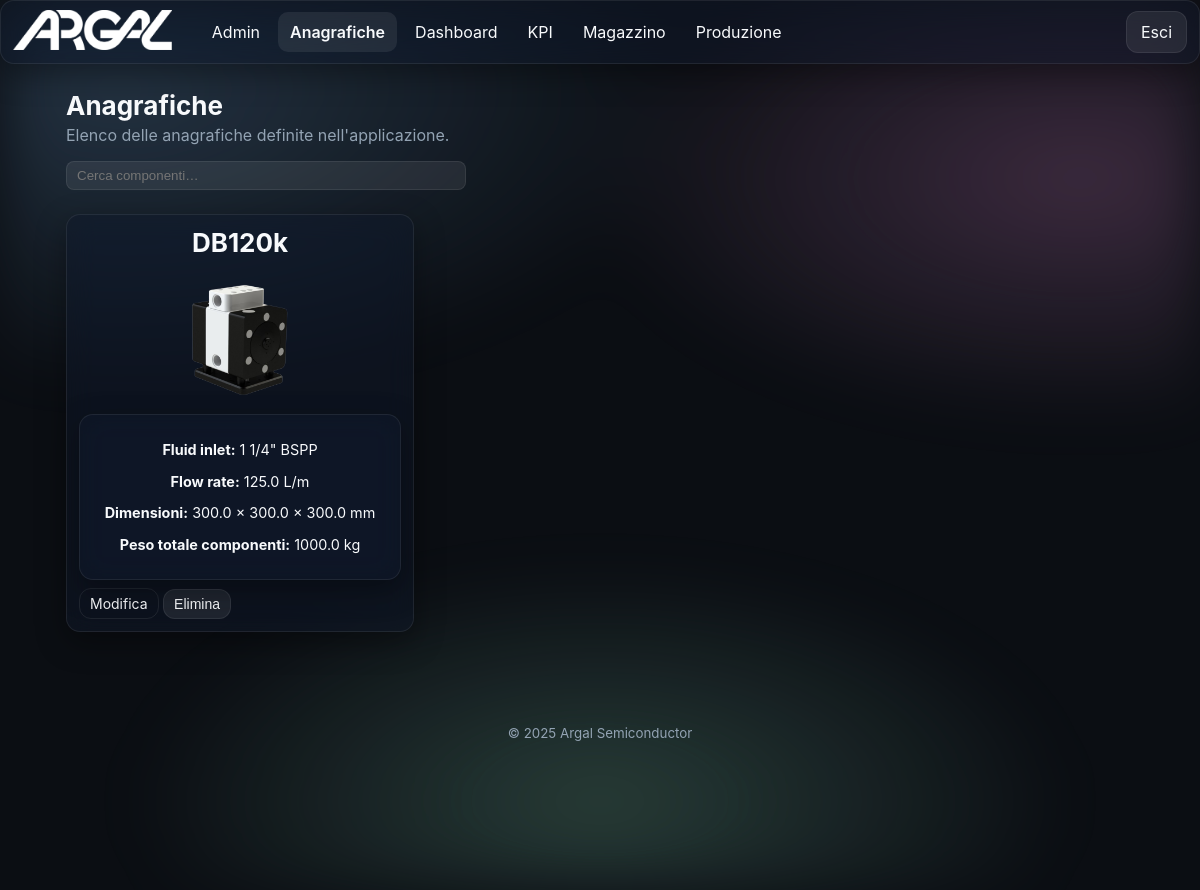
/products/ (signed in), run on an earlier commit of the app's database.
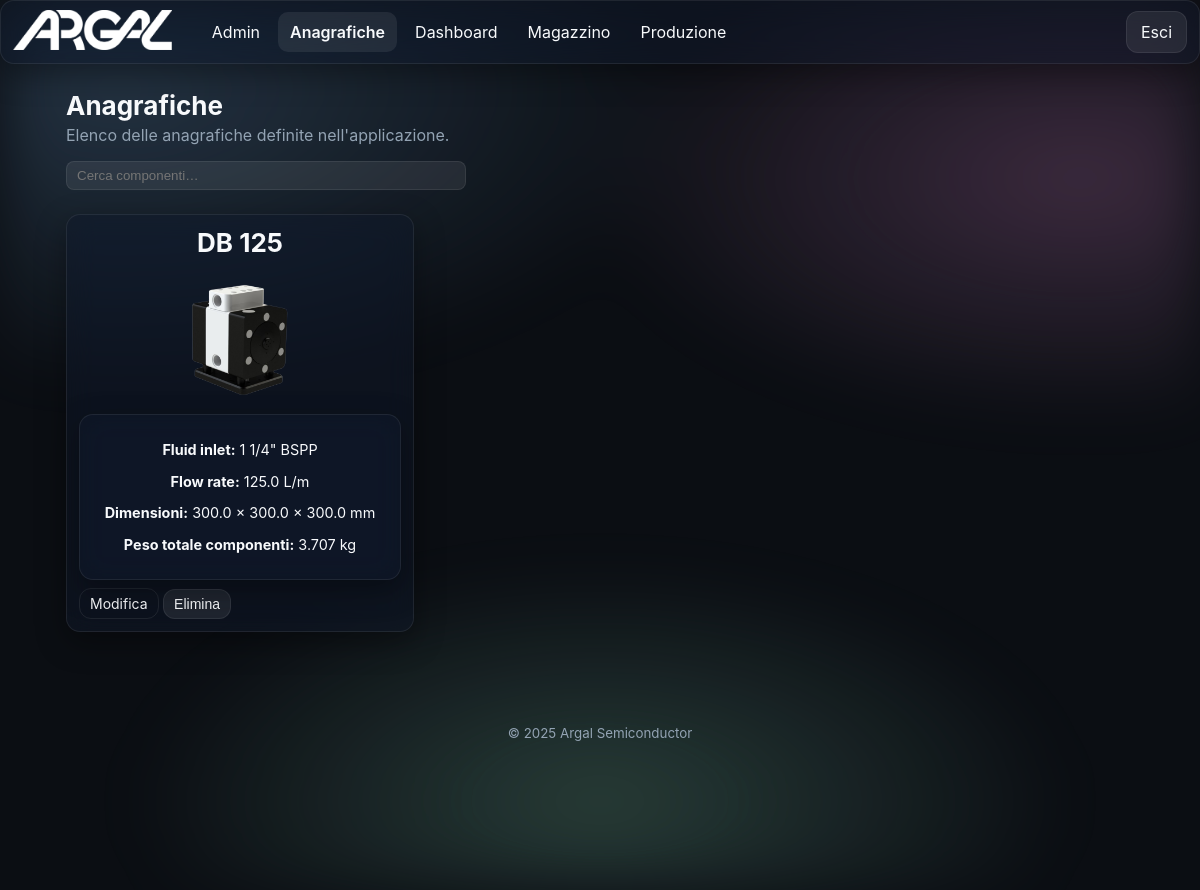
And on a later commit of the database.
### app/models.py (models this page shows)
class TimestampMixin(db.Model):
    __abstract__ = True
    created_at = db.Column(db.DateTime, default=datetime.utcnow)
    updated_at = db.Column(db.DateTime, default=datetime.utcnow, onupdate=datetime.utcnow)

class Module(TimestampMixin):
    __tablename__ = 'modules'
    id = db.Column(db.Integer, primary_key=True)
    name = db.Column(db.String(100), unique=True, nullable=False)
    slug = db.Column(db.String(100), unique=True, nullable=False)
    endpoint = db.Column(db.String(120), unique=True, nullable=False)
    enabled = db.Column(db.Boolean, default=True)
    icon = db.Column(db.String(100), default='cube')

class Product(TimestampMixin):
    __tablename__ = 'products'
    id = db.Column(db.Integer, primary_key=True)
    name = db.Column(db.String(200), nullable=False)
    description = db.Column(db.Text)
    revision = db.Column(db.Integer, default=1)
    revisionabile = db.Column(db.Boolean, default=False)
    image_filename = db.Column(db.String(200))
    flow_rate = db.Column(db.Float)
    max_pressure = db.Column(db.Float)
    dimension_x = db.Column(db.Float)
    dimension_y = db.Column(db.Float)
    dimension_z = db.Column(db.Float)
    quantity_in_stock = db.Column(db.Float, default=0)
    curve_image_filename = db.Column(db.String(200))
    fluid_in_let = db.Column(db.String(50))
    layer_in_lett = db.Column(db.String(50))
    noise = db.Column(db.Float)
    max_pressure_from = db.Column(db.Float)
    max_pressure_to = db.Column(db.Float)
    components = db.relationship('ProductComponent', backref='product', cascade='all, delete-orphan')
    bom_children = db.relationship('BOMLine',
                                   foreign_keys='BOMLine.padre_id',
                                   backref='padre',
                                   cascade='all, delete-orphan')
    bom_parents = db.relationship('BOMLine',
                                  foreign_keys='BOMLine.figlio_id',
                                  backref='figlio',
                                  cascade='all, delete-orphan')
    custom_values = db.relationship('CustomValue',
                                    primaryjoin="Product.id==CustomValue.product_id",
                                    backref='product',
                                    cascade='all, delete-orphan')

### app/blueprints/products/routes.py (the view)
@products_bp.route('/')
@login_required
def index():
    products = Product.query.order_by(Product.created_at.desc()).all()
    for p in products:
        total_weight = 0.0
        for comp in p.components:
            comp_weight = None
            try:
                if getattr(comp, 'component_master', None) and comp.component_master and comp.component_master.weight is not None:
                    comp_weight = comp.component_master.weight
                elif comp.weight is not None:
                    comp_weight = comp.weight
            except Exception:
                comp_weight = comp.weight if hasattr(comp, 'weight') else None
            if comp_weight is not None and comp.quantity is not None:
                try:
                    total_weight += float(comp_weight) * (comp.quantity or 0)
                except Exception:
                    pass
        p.total_weight = total_weight
    return render_template('products/index.html', products=products)

### app/models.py (called while the page is built)
@login_manager.user_loader
def load_user(user_id):
    try:
        return User.query.get(int(user_id))
    except Exception:
        return None

### app/templates/products/index.html (shortened to what this page needs)
{% extends 'base.html' %}
{% block content %}
<section class="section">
  <h2 class="section-title">Anagrafiche</h2>
  <p class="section-subtitle">Elenco delle anagrafiche definite nell'applicazione.</p>
  <div style="margin-top:12px; margin-bottom:12px;">
    <form id="product-search-form" class="product-search" style="max-width:400px; margin:0; position:relative;">
      <input id="product-search-input" type="search" placeholder="Cerca componenti…" autocomplete="off" style="width:100%; padding:6px 10px; border-radius:8px; border:1px solid var(--glass-stroke); background: var(--card); color: var(--text);">
    </form>
  </div>
  <div style="height:12px;"></div>
  {% if products|length == 0 %}
    <p class="muted">Nessun prodotto presente.</p>
  {% else %}
    <div class="grid grid-3" style="gap:12px;">
      {% for p in products %}
      <div class="card glass product-card" data-url="{{ url_for('products.detail', id=p.id) }}" style="padding:12px; cursor:pointer; min-height:300px;">
        <h3 class="section-title" style="margin:0 0 8px 0; text-align:center; width:100%; display:block;">{{ p.name }}</h3>
        <div style="height:140px; display:flex; align-items:center; justify-content:center; margin-bottom:8px;">
          {% if p.image_filename %}
            <img loading="lazy" src="{{ url_for('static', filename='uploads/' + p.image_filename) }}" alt="{{ p.name }}" style="max-width:100%; max-height:100%;">
          {% else %}
            <img src="{{ url_for('static', filename='img/gear.svg') }}" alt="{{ p.name }}" style="max-width:100%; max-height:100%; object-fit:contain; filter: invert(1); opacity:0.7;">
          {% endif %}
        </div>
        <div class="product-specs glass" style="padding:12px; margin-top:8px; text-align:center; font-size:0.9em;">
          <p><strong>Fluid inlet:</strong>
            {% if p.fluid_in_let %}
              {{ p.fluid_in_let }} BSPP
            {% else %}
              —
            {% endif %}
          </p>
          <p><strong>Flow rate:</strong>
            {% if p.flow_rate is not none %}
              {{ p.flow_rate }} L/m
            {% else %}
              —
            {% endif %}
          </p>
          <p><strong>Dimensioni:</strong>
            {% if p.dimension_x is not none or p.dimension_y is not none or p.dimension_z is not none %}
              {{ p.dimension_x if p.dimension_x is not none else '—' }} × {{ p.dimension_y if p.dimension_y is not none else '—' }} × {{ p.dimension_z if p.dimension_z is not none else '—' }} mm
            {% else %}
              —
            {% endif %}
          </p>
          <p><strong>Peso totale componenti:</strong> {% if p.total_weight %}{{ p.total_weight|round(3) }} kg{% else %}—{% endif %}</p>
        </div>
        <div style="margin-top:8px;">
          <a class="btn ghost small prevent-card-open" href="{{ url_for('products.edit', id=p.id) }}">Modifica</a>
          <form method="post" action="{{ url_for('products.delete', id=p.id) }}" style="display:inline;" class="prevent-card-open">
            <button class="btn danger small" type="submit" onclick="return confirm('Eliminare questo prodotto?');">Elimina</button>
          </form>
        </div>
      </div>
      {% endfor %}
    </div>
  {% endif %}
</section>
{% endblock %}

### app/templates/base.html (shortened to what this page needs)
<!doctype html>
<html lang="it" data-theme="dark">
<head>
  <link rel="stylesheet" href="{{ url_for('static', filename='css/styles.css') }}">
</head>
<body>
  <div class="bg-aurora"></div>
  {% if current_user.is_authenticated and not embedded %}
  <header class="app-header glass">
    <div class="brand">
      <a href="{{ url_for('dashboard.index') }}" class="brand-link" style="display:inline-block;">
        <img src="{{ url_for('static', filename='img/logo.png') }}" alt="Logo" class="logo">
      </a>
    </div>
    <nav class="nav-desktop">
      {% set cur_ep = request.endpoint or '' %}
      {% set detected_bp = (cur_ep.split('.')|first) %}
      {% set forced_bp = None %}
      {% if active_module is defined and active_module %}
        {% set forced_bp = active_module %}
      {% elif g is defined and g.active_module is defined and g.active_module %}
        {% set forced_bp = g.active_module %}
      {% endif %}
      {% set cur_bp = forced_bp if forced_bp else detected_bp %}
      {% for m in enabled_modules %}
        {% set mod_bp = (m.endpoint.split('.')|first) %}
        {% set is_active = (mod_bp == cur_bp) %}
        {% set display_name = 'Anagrafiche' if (m.slug == 'products' or m.name == 'Prodotti') else m.name %}
        <a class="nav-link{{ ' active' if is_active else '' }}" href="{{ url_for(m.endpoint) }}">{{ display_name }}</a>
      {% endfor %}
    </nav>
    <div class="header-actions">
      <a class="btn btn-ghost" href="{{ url_for('auth.logout') }}">Esci</a>
    </div>
  </header>
    {% set cur_ep = request.endpoint or '' %}
    {% set detected_bp = (cur_ep.split('.')|first) %}
    {% set forced_bp = None %}
    {% if active_module is defined and active_module %}
      {% set forced_bp = active_module %}
    {% elif g is defined and g.active_module is defined and g.active_module %}
      {% set forced_bp = g.active_module %}
    {% endif %}
    {% set cur_bp = forced_bp if forced_bp else detected_bp %}
  {% endif %}
  <main class="container">
    {% block content %}{% endblock %}
  </main>
  {% if not embedded %}
  <footer class="app-footer">
    <small>© {{ 2025 }} Argal Semiconductor</small>
  </footer>
  {% endif %}
</body>
</html>

### app/static/css/styles.css (style rules this page uses)
:root { --radius: 14px; --gap: 16px; --glass-bg: rgba(255,255,255,.10); --glass-stroke: rgba(255,255,255,.25); --text: #0b0b0c; --muted: #6b7280; --bg: #f6f7fb; --card: rgba(255,255,255,.6); --shadow: 0 10px 30px rgba(2,6,23,.15); }
html[data-theme='dark'] { --glass-bg: rgba(17,25,40,.50); --glass-stroke: rgba(255,255,255,.08); --text: #f8fafc; --muted: #93a3b3; --bg: #0b0e13; --card: rgba(255,255,255,.08); --shadow: 0 10px 30px rgba(0,0,0,.35); color-scheme: dark light; }
* { box-sizing:border-box; }
html,body { height:100%; }
body { margin:0; font-family: -apple-system, BlinkMacSystemFont, "Segoe UI", Roboto, Inter, "Helvetica Neue", Arial, "Apple Color Emoji","Segoe UI Emoji", "Segoe UI Symbol"; color: var(--text); background: var(--bg); }
.container { max-width:1100px; margin: 90px auto 60px; padding: 0 16px; }
.bg-aurora { position: fixed; inset: 0; background: radial-gradient(1200px 600px at 10% 10%, #8ec5ff33 0%, transparent 50%), radial-gradient(1000px 500px at 90% 20%, #ffa3e533 0%, transparent 50%), radial-gradient(1200px 600px at 50% 90%, #a7f3d033 0%, transparent 40%); filter: blur(30px) saturate(120%); animation: float 16s linear infinite alternate; z-index: -1; }
.glass { background: var(--glass-bg); border: 1px solid var(--glass-stroke); backdrop-filter: blur(14px) saturate(140%); -webkit-backdrop-filter: blur(14px) saturate(140%); border-radius: var(--radius); box-shadow: var(--shadow); }
.app-header { position: fixed; top: 0; left: 0; right: 0; height: 64px; display:flex; align-items:center; gap:16px; padding: 0 12px; z-index: 1000; }
.brand { display:flex; align-items:center; gap:10px; }
.brand .logo { height: 40px; width: auto; }
.nav-desktop { margin-left: 12px; display:none; gap:6px; }
.nav-desktop .nav-link { display:inline-flex; align-items:center; gap:8px; padding:10px 12px; border-radius: 10px; text-decoration:none; color:inherit; transition: transform .2s ease, background .2s ease, font-weight .2s ease; }
.nav-desktop .nav-link.active, .nav-mobile .nav-link.active { font-weight:600; background: var(--card); }
.header-actions { margin-left:auto; display:flex; align-items:center; gap:10px; }
@media (min-width: 900px) { .nav-desktop { display:flex; } }
.btn { display:inline-flex; align-items:center; justify-content:center; gap:8px; padding:10px 14px; border-radius: 12px; border:1px solid var(--glass-stroke); background: var(--card); cursor:pointer; text-decoration:none; color:inherit; transition: transform .2s ease, filter .2s ease, background .2s ease; }
.btn.small { padding:6px 10px; font-size:14px; }
.btn.ghost { background: transparent; border:1px solid var(--glass-stroke); }
.section { margin-top: 12px; }
.section-title { font-size: 26px; margin: 10px 0; }
.section-subtitle { color: var(--muted); margin-top: -6px; }
.grid { display:grid; gap: var(--gap); }
.grid-3 { grid-template-columns: repeat(1, minmax(0,1fr)); }
@media (min-width: 950px) { .grid-3 { grid-template-columns: repeat(3, minmax(0,1fr)); } }
.card { padding: 16px 16px 22px; }
.product-card { transition: transform 0.25s ease-in-out; }
.app-footer { text-align:center; padding: 30px 0; color: var(--muted); }

What changed in the data, as far as the page shows it:
no longer on this page (row edited): Module: name "KPI"
changed Product: name "DB120k" → "DB 125"; total_weight "1000.0" → "3.707"
